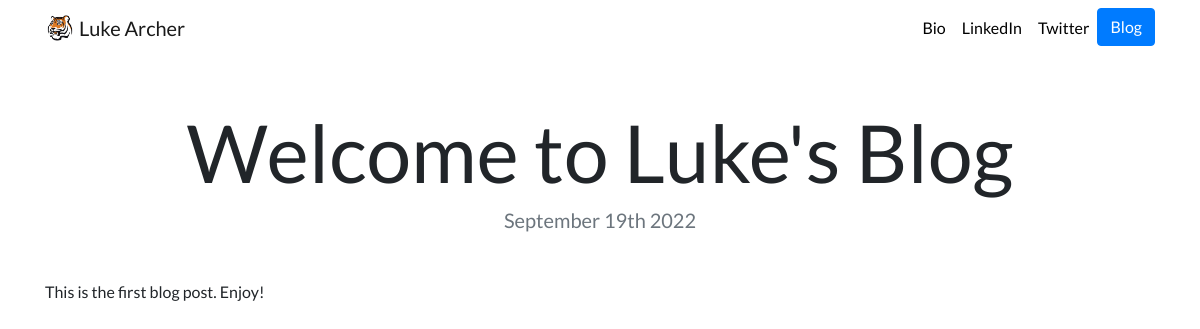
/blog/1, run on an earlier commit of the app's database.
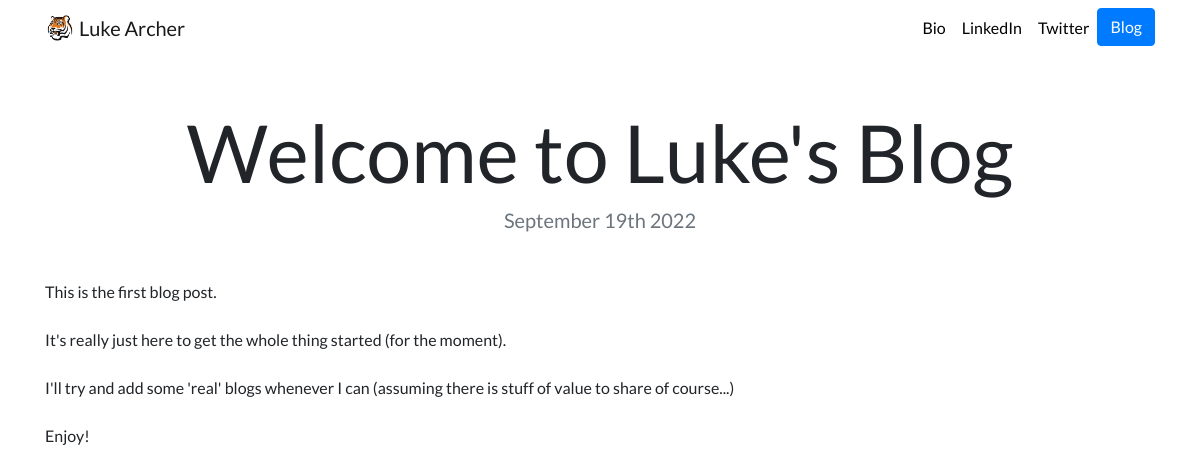
And on a later commit of the database.
### blog/models.py (models this page shows, shortened)
class Blog(models.Model):
    title = models.CharField(max_length=200)
    description = models.TextField()
    date = models.DateField()

### blog/views.py (the view)
# urls.py: path('<int:blog_id>', views.detail, name='detail'),
def detail(request, blog_id):
    blog = get_object_or_404(Blog, pk=blog_id)
    return render(request, 'blog/detail.html', {'blog':blog})

### blog/templates/blog/detail.html
{% extends "portfolio/base.html" %}
{% load static %}
{% block content %}
<h1 class="text-center mt-5" id="blogdetailtitle">{{ blog.title }}</h1>
<h5 class="text-center text-muted mb-5">{{ blog.date|date:'F jS Y' }}</h5>
{{ blog.description|safe }}
{% endblock %}

What changed in the data, as far as the page shows it:
changed Blog "Welcome to Luke's Blog": description "This is the first blog post. Enjoy!" → "This is the first blog post. It's really just here to get the whole thing started (for the moment). I'll try and add some 'real' blogs whenever I can (assuming there is stuff of value to share of course...) Enjoy!"
